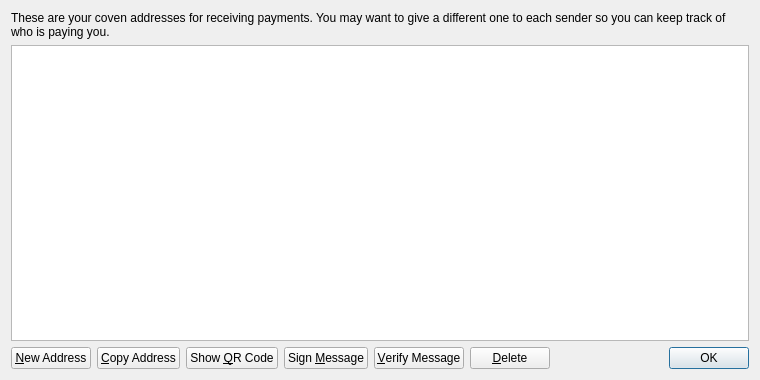
<?xml version="1.0" encoding="UTF-8"?>
<ui version="4.0">
 <class>AddressBookPage</class>
 <widget class="QWidget" name="AddressBookPage">
  <property name="geometry">
   <rect>
    <x>0</x>
    <y>0</y>
    <width>760</width>
    <height>380</height>
   </rect>
  </property>
  <property name="windowTitle">
   <string>Address Book</string>
  </property>
  <layout class="QVBoxLayout" name="verticalLayout">
   <item>
    <widget class="QLabel" name="labelExplanation">
     <property name="text">
      <string>These are your coven addresses for receiving payments. You may want to give a different one to each sender so you can keep track of who is paying you.</string>
     </property>
     <property name="textFormat">
      <enum>Qt::PlainText</enum>
     </property>
     <property name="wordWrap">
      <bool>true</bool>
     </property>
    </widget>
   </item>
   <item>
    <widget class="QTableView" name="tableView">
     <property name="contextMenuPolicy">
      <enum>Qt::CustomContextMenu</enum>
     </property>
     <property name="toolTip">
      <string>Double-click to edit address or label</string>
     </property>
     <property name="tabKeyNavigation">
      <bool>false</bool>
     </property>
     <property name="selectionMode">
      <enum>QAbstractItemView::SingleSelection</enum>
     </property>
     <property name="selectionBehavior">
      <enum>QAbstractItemView::SelectRows</enum>
     </property>
     <property name="sortingEnabled">
      <bool>true</bool>
     </property>
     <attribute name="verticalHeaderVisible">
      <bool>false</bool>
     </attribute>
    </widget>
   </item>
   <item>
    <layout class="QHBoxLayout" name="horizontalLayout">
     <item>
      <widget class="QPushButton" name="newAddressButton">
       <property name="toolTip">
        <string>Create a new address</string>
       </property>
       <property name="text">
        <string>&amp;New Address</string>
       </property>
      </widget>
     </item>
     <item>
      <widget class="QPushButton" name="copyToClipboard">
       <property name="toolTip">
        <string>Copy the currently selected address to the system clipboard</string>
       </property>
       <property name="text">
        <string>&amp;Copy Address</string>
       </property>
      </widget>
     </item>
     <item>
      <widget class="QPushButton" name="showQRCode">
       <property name="text">
        <string>Show &amp;QR Code</string>
       </property>
      </widget>
     </item>
     <item>
      <widget class="QPushButton" name="signMessage">
       <property name="toolTip">
        <string>Sign a message to prove you own a coven address</string>
       </property>
       <property name="text">
        <string>Sign &amp;Message</string>
       </property>
      </widget>
     </item>
     <item>
      <widget class="QPushButton" name="verifyMessage">
       <property name="toolTip">
        <string>Verify a message to ensure it was signed with a specified coven address</string>
       </property>
       <property name="text">
        <string>&amp;Verify Message</string>
       </property>
      </widget>
     </item>
     <item>
      <widget class="QPushButton" name="deleteButton">
       <property name="toolTip">
        <string>Delete the currently selected address from the list</string>
       </property>
       <property name="text">
        <string>&amp;Delete</string>
       </property>
      </widget>
     </item>
     <item>
      <spacer name="horizontalSpacer">
       <property name="orientation">
        <enum>Qt::Horizontal</enum>
       </property>
       <property name="sizeHint" stdset="0">
        <size>
         <width>40</width>
         <height>20</height>
        </size>
       </property>
      </spacer>
     </item>
     <item>
      <widget class="QDialogButtonBox" name="buttonBox">
       <property name="sizePolicy">
        <sizepolicy hsizetype="Maximum" vsizetype="Fixed">
         <horstretch>0</horstretch>
         <verstretch>0</verstretch>
        </sizepolicy>
       </property>
       <property name="standardButtons">
        <set>QDialogButtonBox::Ok</set>
       </property>
      </widget>
     </item>
    </layout>
   </item>
  </layout>
 </widget>
 <resources>
  <include location="../bitcoin.qrc"/>
 </resources>
 <connections/>
</ui>
